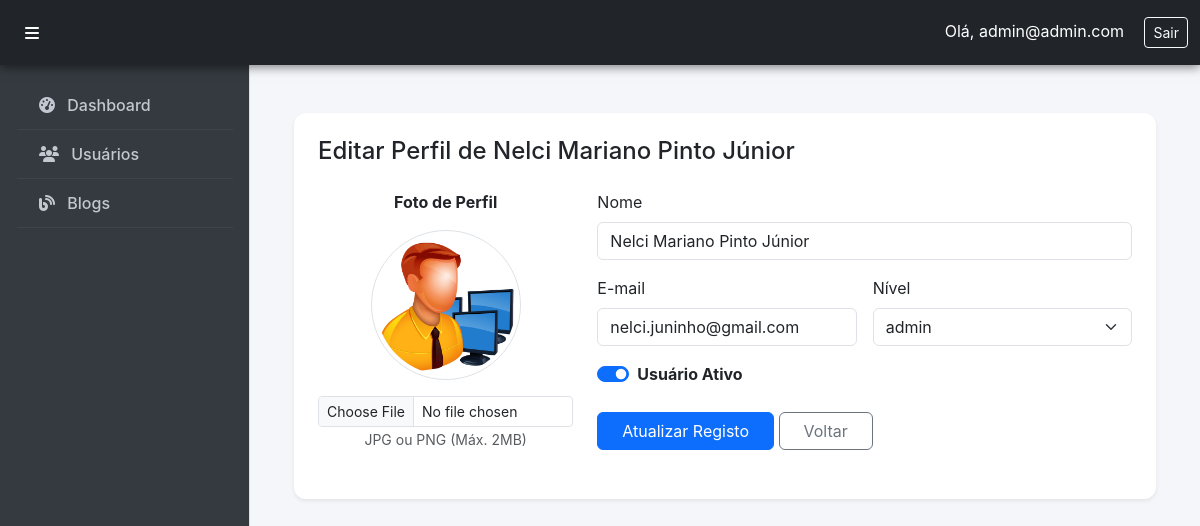
Screenshot of /admin/books/form_update.php?id=44 (signed in) with the database file from the repository.
### tables this page shows
CREATE TABLE `users` (
  `id` int(11) NOT NULL,
  `name` varchar(30) NOT NULL,
  `email` varchar(30) NOT NULL,
  `pass` varchar(255) NOT NULL,
  `slug` varchar(255) NOT NULL,
  `image` varchar(255) NOT NULL,
  `status` int(11) NOT NULL,
  `id_level_users` int(11) NOT NULL
);

CREATE TABLE `level_users` (
  `id` int(11) NOT NULL,
  `name` varchar(255) NOT NULL,
  `level` int(11) NOT NULL
);

### admin/books/form_update.php (the view, shortened to what this page needs)
<?php
require_once '../../setup/connect.php';
$id = filter_input(INPUT_GET, 'id', FILTER_VALIDATE_INT);
try {
    $stmt = $pdo->prepare("SELECT * FROM users WHERE id = :id");
    $stmt->execute([':id' => $id]);
    $user = $stmt->fetch(PDO::FETCH_ASSOC);
    $levels = $pdo->query("SELECT * FROM level_users ORDER BY name ASC")->fetchAll(PDO::FETCH_ASSOC);
} catch (PDOException $e) {
    die("Erro: " . $e->getMessage());
}
include_once '../_inc/_header.php';
?>
<div class="container mt-4">
    <div class="card shadow-sm border-0">
        <div class="card-body p-4">
            <h4 class="mb-4">Editar Perfil de <?= htmlspecialchars($user['name']) ?></h4>
            <form action="update.php" method="POST" enctype="multipart/form-data">
                <div class="row">
                    <div class="col-md-4 text-center mb-4">
                        <label class="fw-bold d-block mb-3">Foto de Perfil</label>
                        <div class="mb-3">
                            <?php if (!empty($user['image']) && file_exists("../../uploads/images/users/" . $user['image'])): ?>
                                <img src="../../uploads/images/users/<?= $user['image'] ?>" class="rounded-circle img-thumbnail" style="width: 150px; height: 150px; object-fit: cover;">
                            <?php else: ?>
                                <div class="rounded-circle bg-light d-inline-flex align-items-center justify-content-center border" style="width: 150px; height: 150px;">
                                    <i class="fas fa-user fa-4x text-muted"></i>
                                </div>
                            <?php endif; ?>
                        </div>
                        <input type="file" name="image" class="form-control form-control-sm" accept="image/*">
                        <small class="text-muted">JPG ou PNG (Máx. 2MB)</small>
                    </div>
                    <div class="col-md-8">
                        <div class="row g-3">
                            <div class="col-12">
                                <label class="form-label">Nome</label>
                                <input type="text" name="name" class="form-control" value="<?= htmlspecialchars($user['name']) ?>" required>
                            </div>
                            <div class="col-md-6">
                                <label class="form-label">E-mail</label>
                                <input type="email" name="email" class="form-control" value="<?= htmlspecialchars($user['email']) ?>" required>
                            </div>
                            <div class="col-md-6">
                                <label class="form-label">Nível</label>
                                <select name="id_level_users" class="form-select">
                                    <?php foreach ($levels as $l): ?>
                                        <option value="<?= $l['id'] ?>" <?= $l['id'] == $user['id_level_users'] ? 'selected' : '' ?>>
                                            <?= htmlspecialchars($l['name']) ?>
                                        </option>
                                    <?php endforeach; ?>
                                </select>
                            </div>
                            <div class="col-12 mt-3">
                                <div class="form-check form-switch">
                                    <input class="form-check-input" type="checkbox" name="status" id="status" value="1" <?= $user['status'] == 1 ? 'checked' : '' ?>>
                                    <label class="form-check-label fw-bold" for="status">Usuário Ativo</label>
                                </div>
                            </div>
                        </div>
                        <div class="mt-4">
                            <button type="submit" class="btn btn-primary px-4">Atualizar Registo</button>
                            <a href="index.php" class="btn btn-outline-secondary px-4">Voltar</a>
                        </div>
                    </div>
                </div>
            </form>
        </div>
    </div>
</div>
<?php include_once '../_inc/_footer.php'; ?>

### public/admin/css/admin.css (style rules this page uses)
:root { --sidebar-bg: #343a40; --sidebar-color: #c2c7d0; --sidebar-hover: #212529; --accent-color: #0d6efd; --body-bg: #f4f6f9; }
body { overflow-x: hidden; background-color: var(--body-bg); font-family: 'Inter', 'Segoe UI', sans-serif; }
.card { border: none !important; border-radius: 12px !important; box-shadow: 0 0.125rem 0.25rem rgba(0, 0, 0, 0.075); transition: transform 0.2s ease, box-shadow 0.2s ease; }

### rows the page displays
users: name "Nelci Mariano Pinto Júnior", image (placeholder picture), email "nelci.juninho@gmail.com", id_level_users "admin", status "☑"

### other values shown
$_SESSION['email'] "admin@admin.com"
